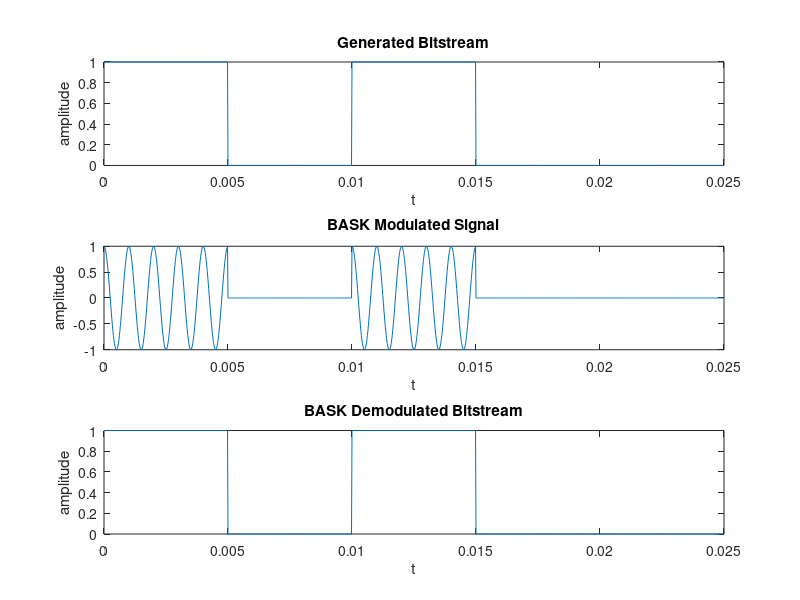
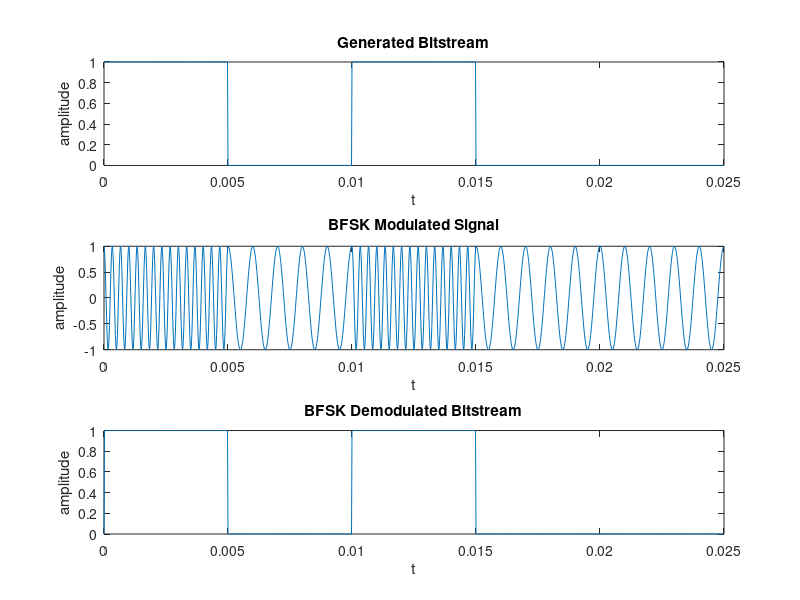
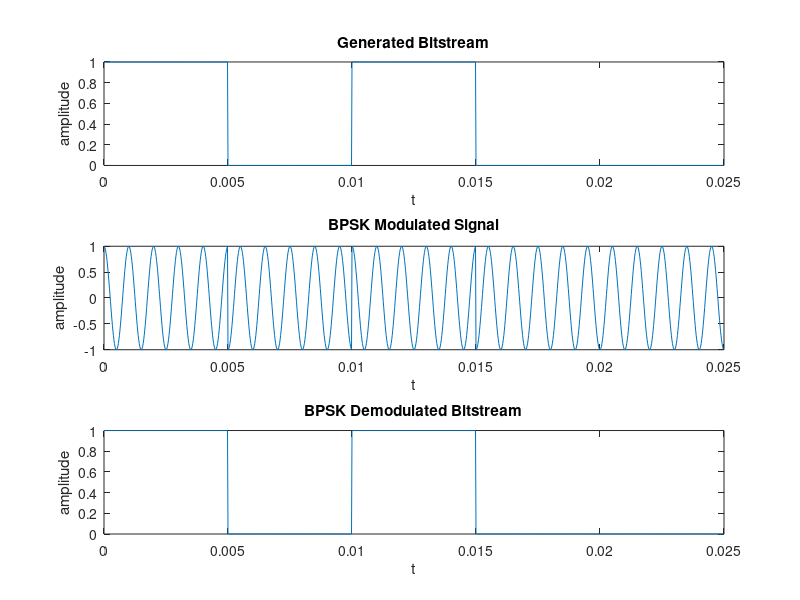

Recreate these plots in MATLAB, in order.
clc; close all; clearvars;

Fs=50e3;
fc=1e3;
Tb=0.005*Fs;
bit_stream=[ones(1,Tb),zeros(1,Tb),ones(1,Tb),zeros(1,Tb),zeros(1,Tb)]; %[1 0 1 0 0]
inverse_stream=[zeros(1,Tb),ones(1,Tb),zeros(1,Tb),ones(1,Tb),ones(1,Tb)]; %[0 1 0 1 1]
%% BASK MODULATION
t=0:1/(Fs-1):length(bit_stream)/Fs;
x=cos(2*pi*fc*t);
ask_modulated=x.*bit_stream;
%BASK DEMODULATION
for i=1:1:length(ask_modulated)
    if ask_modulated(i)==0
        ask_demodulated(i)=0;
    else
        ask_demodulated(i)=1;
    end
end
%% BFSK MODULATION
fc1=3e3;
x1=cos(2*pi*fc1*t);  
bfsk_modulated=x1.*bit_stream+x.*inverse_stream; 
%BFSK DEMODULATION
for i=1:1:length(bfsk_modulated)
    if bfsk_modulated(i)==x(i)
        bfsk_demodulated(i)=0;
    else
        bfsk_demodulated(i)=1;
    end
end
%% BPSK MODULATION
x2=cos(2*pi*fc*t+pi); 
bpsk_modulated=x.*bit_stream+x2.*inverse_stream;
%BPSK DEMODULATION
for i=1:1:length(bpsk_modulated)
    if bpsk_modulated(i)==x2(i)
        bpsk_demodulated(i)=0;
    else
        bpsk_demodulated(i)=1;
    end
end
%% FIGURES
figure;
subplot(3,1,1);plot(t,bit_stream);
xlabel('t'); ylabel('amplitude'); title('Generated Bitstream');
subplot(3,1,2);plot(t,ask_modulated);
xlabel('t'); ylabel('amplitude'); title('BASK Modulated Signal');
subplot(3,1,3);plot(t,ask_demodulated);
xlabel('t'); ylabel('amplitude'); title('BASK Demodulated Bitstream')
figure;
subplot(3,1,1);plot(t,bit_stream);
xlabel('t'); ylabel('amplitude'); title('Generated Bitstream');
subplot(3,1,2);plot(t,bfsk_modulated);
xlabel('t'); ylabel('amplitude'); title('BFSK Modulated Signal');
subplot(3,1,3);plot(t,bfsk_demodulated);
xlabel('t'); ylabel('amplitude'); title('BFSK Demodulated Bitstream');
figure;
subplot(3,1,1);plot(t,bit_stream);
xlabel('t'); ylabel('amplitude'); title('Generated Bitstream')
subplot(3,1,2);plot(t,bpsk_modulated);
xlabel('t'); ylabel('amplitude'); title('BPSK Modulated Signal');
subplot(3,1,3);plot(t,bpsk_demodulated);
xlabel('t'); ylabel('amplitude'); title('BPSK Demodulated Bitstream');
